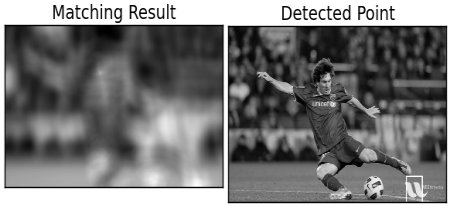
#> input picture template_ccorr_3.jpg, 450 x 206 px
$ python code.py template_ccorr_3.jpg messi_face.jpg   (Python 2 division)
#> lines starting #> are read from the running program, lines starting #| are printed output that depends on the picture
import cv2
from cv2 import cv
from concurrent.futures import ThreadPoolExecutor
import sys


def compare(small_image, large_image):
	method = cv.CV_TM_SQDIFF_NORMED
	result = cv2.matchTemplate(small_image, large_image, method)
	mn,_,mnLoc,_ = cv2.minMaxLoc(result)
	threshold = 0.25 # This should be decided using data mining
	if mn < threshold :
		return mn, mnLoc
	else:
		return -1

def subimage(image_path1, image_path2):
#> called with image_path1 = 'template_ccorr_3.jpg', image_path2 = 'messi_face.jpg'
	try:
		image1 = cv2.imread(image_path1) #,0)
#> image1 is the input picture: shape (206, 450, 3); min 0, max 255, mean 118.3
		image2 = cv2.imread(image_path2) #,0)
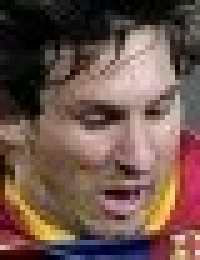
#> input picture messi_face.jpg, 40 x 52 px (shown 5 times larger)
#> image2 is the input picture: shape (52, 40, 3); mean B, G, R 75.6, 84.3, 110.3
		pool = ThreadPoolExecutor(max_workers=2)
		thread1 = pool.submit(compare, image1, image2)
#> in compare, `result = cv2.matchTemplate(small_image, large_image, method)`:
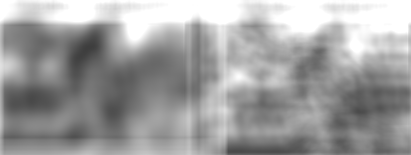
#> result: shape (155, 411) float32; min 0.243, max 1, mean 0.628
#> in compare, `mn,_,mnLoc,_ = cv2.minMaxLoc(result)`: mn = 0.243; mnLoc = (89, 47)
		thread2 = pool.submit(compare, image2, image1)
		res1 = thread1.result()
#> res1 = (0.243, (89, 47))
		res2 = thread2.result()
#> res2 = (0.243, (89, 47))
		if res1 == -1 and res2 == -1:
			return "sub image not found"
		else:
			if res1 == -1:
				return res2[1]
			else:
				if res2 == -1:
					return res1[1]
				else:
					mn1, mnloc1 = res1
#> mn1 = 0.243; mnloc1 = (89, 47)
					mn2, mnloc2 = res2
#> mn2 = 0.243; mnloc2 = (89, 47)
					if mn1 < mn2 :
						return mnloc1
					else:
						return mnloc2
	except Exception,e:
	    return "There is an exception and dtail is :\n" + str(e)

#print subimage('abcd.jpg','template_ccorr_3.jpg')

#print subimage('messi_face.jpg','template_ccorr_3.jpg')

#print subimage('img216.jpg','template_ccorr_3.jpg')

if len(sys.argv) < 3:
	print "usage is:"
	print "python " + sys.argv[0] + " <image file 1>   <image file 2>"
print subimage(sys.argv[1], sys.argv[2])
